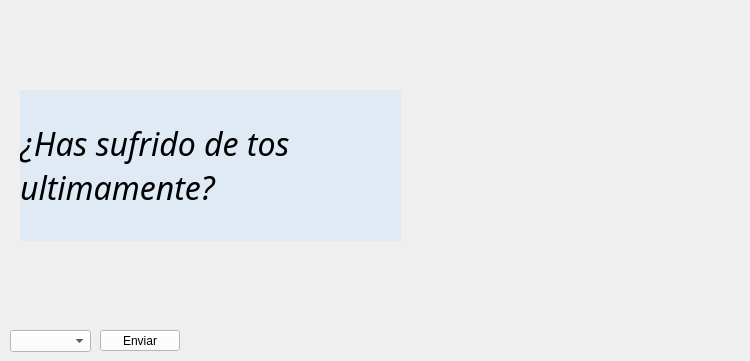
        <widget class="QWidget" name="q7">
         <widget class="QLabel" name="imagen_8">
          <property name="geometry">
           <rect>
            <x>430</x>
            <y>10</y>
            <width>311</width>
            <height>281</height>
           </rect>
          </property>
          <property name="text">
           <string/>
          </property>
          <property name="pixmap">
           <pixmap resource="Imagenes.qrc">:/imgs/tos.png</pixmap>
          </property>
          <property name="scaledContents">
           <bool>true</bool>
          </property>
         </widget>
         <widget class="QLabel" name="pregunta_8">
          <property name="geometry">
           <rect>
            <x>20</x>
            <y>90</y>
            <width>381</width>
            <height>151</height>
           </rect>
          </property>
          <property name="font">
           <font>
            <family>Corbel</family>
            <pointsize>24</pointsize>
            <weight>9</weight>
            <italic>true</italic>
            <bold>false</bold>
           </font>
          </property>
          <property name="styleSheet">
           <string notr="true">color: rgb(0, 0, 0);
font: 75 italic 24pt &quot;Corbel&quot;;
background-color: rgba(199, 227, 255, 100);</string>
          </property>
          <property name="text">
           <string>¿Has sufrido de tos ultimamente?</string>
          </property>
          <property name="wordWrap">
           <bool>true</bool>
          </property>
         </widget>
         <widget class="QPushButton" name="enviarQ7">
          <property name="geometry">
           <rect>
            <x>100</x>
            <y>330</y>
            <width>80</width>
            <height>21</height>
           </rect>
          </property>
          <property name="styleSheet">
           <string notr="true">color: rgb(0, 0, 0);
background-color: rgb(255, 255, 255);</string>
          </property>
          <property name="text">
           <string>Enviar</string>
          </property>
         </widget>
         <widget class="QComboBox" name="respuestaQ7">
          <property name="geometry">
           <rect>
            <x>10</x>
            <y>330</y>
            <width>81</width>
            <height>22</height>
           </rect>
          </property>
          <property name="styleSheet">
           <string notr="true">color: rgb(0, 0, 0);
background-color: rgb(255, 255, 255);</string>
          </property>
          <item>
           <property name="text">
            <string/>
           </property>
          </item>
          <item>
           <property name="text">
            <string>SI</string>
           </property>
          </item>
          <item>
           <property name="text">
            <string>NO</string>
           </property>
          </item>
         </widget>
        </widget>
